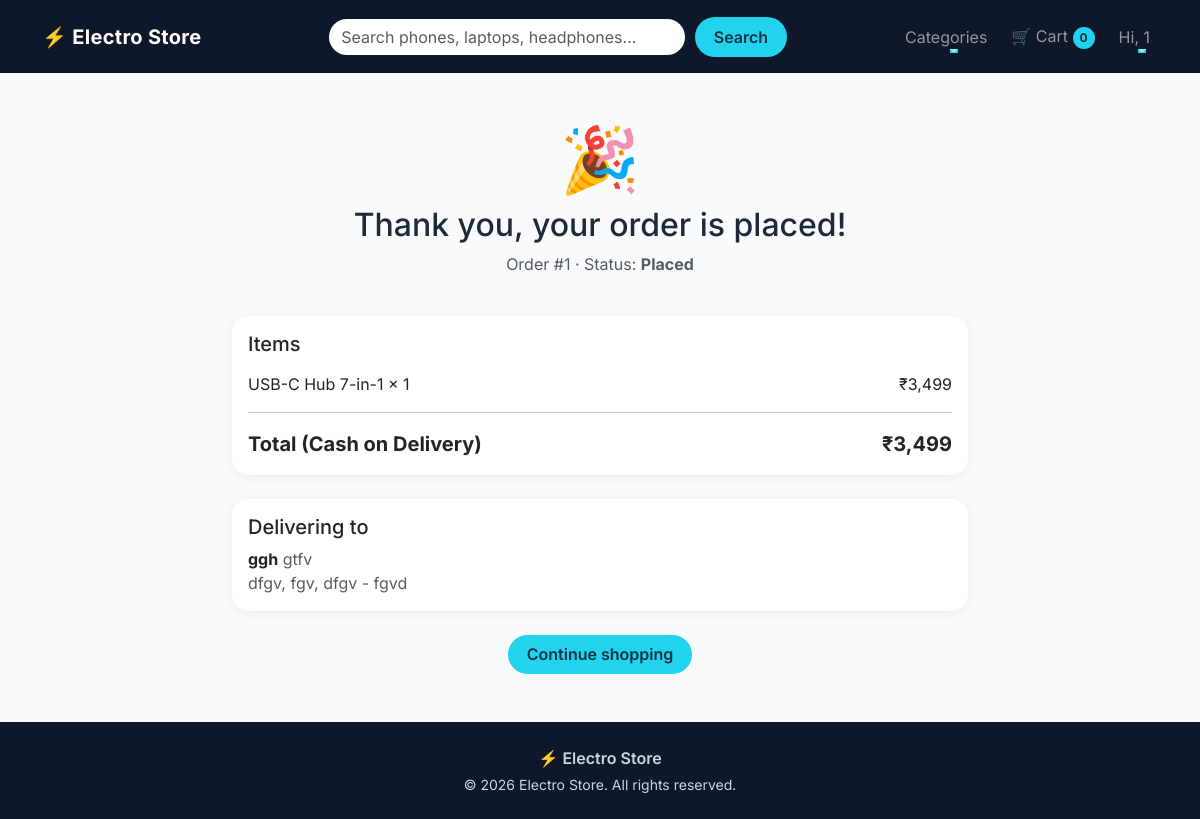
The page /orders/success/1/ (signed in) on the database as committed earlier.
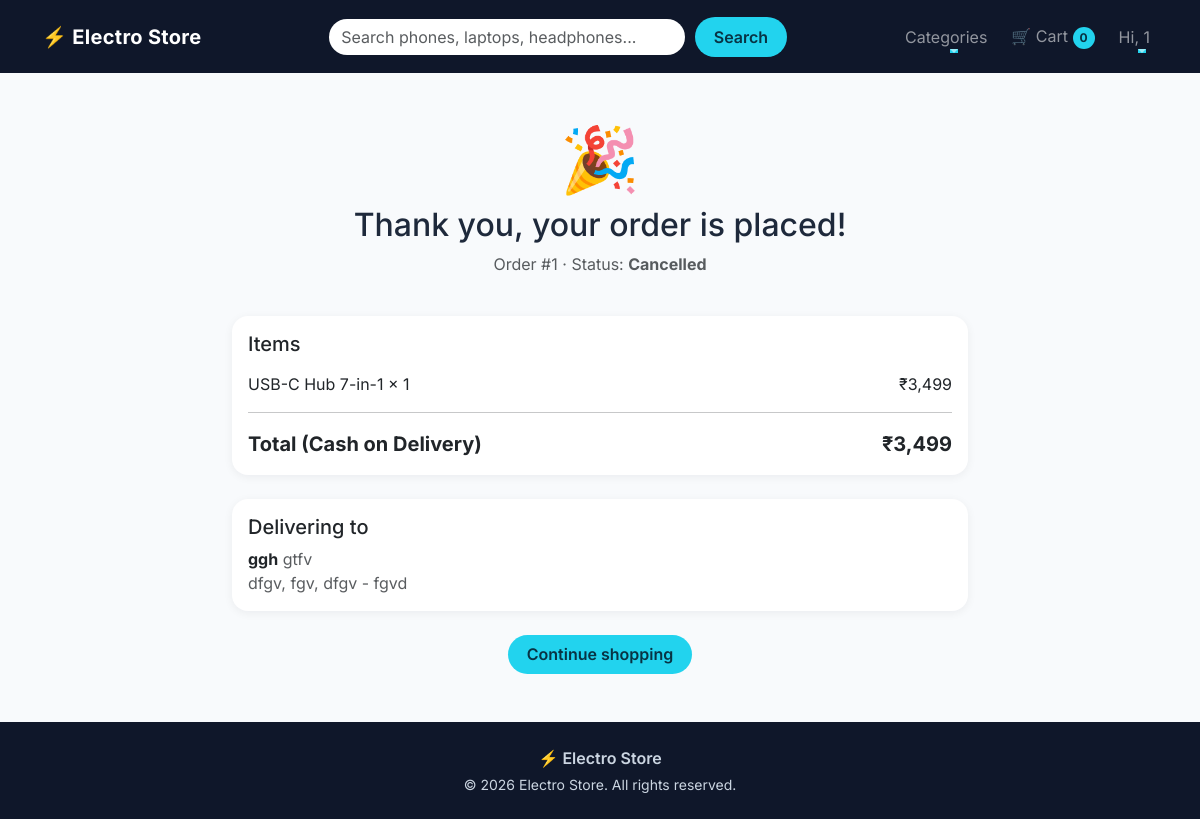
The same page on the database as committed later.
### orders/models.py (models this page shows, shortened)
class Order(models.Model):
    STATUS_CHOICES = [
        ('PLACED', 'Placed'),
        ('SHIPPED', 'Shipped'),
        ('OUT_FOR_DELIVERY', 'Out for delivery'),
        ('DELIVERED', 'Delivered'),
        ('CANCELLED', 'Cancelled'),
    ]
    user = models.ForeignKey(
        settings.AUTH_USER_MODEL,
        on_delete=models.CASCADE,
        related_name='orders'
    )
    full_name = models.CharField(max_length=100)
    phone = models.CharField(max_length=15)
    address_line = models.CharField(max_length=255)
    city = models.CharField(max_length=100)
    state = models.CharField(max_length=100)
    pincode = models.CharField(max_length=10)
    total_amount = models.DecimalField(max_digits=10, decimal_places=2)
    status = models.CharField(
        max_length=20,
        choices=STATUS_CHOICES,
        default='PLACED'
    )
    created_at = models.DateTimeField(auto_now_add=True)
    class Meta:
        ordering = ['-created_at']

### orders/views.py (the view)
@login_required
def order_success_view(request, order_id):
    order = get_object_or_404(
        Order,
        id=order_id,
        user=request.user
    )
    return render(
        request,
        'orders_templates/order_success.html',
        {'order': order}
    )

### cart/context_processors.py (called while the page is built)
def cart_count(request):
    count = 0
    if request.user.is_authenticated:
        cart = Cart.objects.filter(user=request.user).first()
        if cart:
            count = cart.total_items
    return {'cart_count': count}

### cart/models.py (called while the page is built)
    @property
    def total_items(self):
        return sum(item.quantity for item in self.items.all())

### orders/models.py (called while the page is built)
    @property
    def subtotal(self):
        return self.price * self.quantity

### store/context_processors.py (called while the page is built)
def categories(request):
    return {'nav_categories' : Category.objects.all()}

def wishlist_ids(request):
    if request.user.is_authenticated:
        ids = set(
            Wishlist.objects.filter(
                user=request.user
            ).values_list('product_id', flat=True)
        )
    else:
        ids = set()
    return {'wishlist_ids': ids}

### templates/orders_templates/order_success.html (shortened to what this page needs)
{% extends 'base.html' %}
{% load humanize %}
{% block content %}
<div class="text-center py-4">
  <p class="display-3 mb-2">🎉</p>
  <h2>Thank you, your order is placed!</h2>
  <p class="text-muted">Order #{{ order.id }} &middot; Status: <strong>{{ order.get_status_display }}</strong></p>
</div>
<div class="row justify-content-center">
  <div class="col-lg-8">
    <div class="card cart-summary mb-4">
      <div class="card-body">
        <h5 class="mb-3">Items</h5>
        {% for item in order.items.all %}
        <div class="d-flex justify-content-between mb-2">
          <span>{{ item.product_name }} x {{ item.quantity }}</span>
          <span>₹{{ item.subtotal|floatformat:0|intcomma }}</span>
        </div>
        {% endfor %}
        <hr>
        <div class="d-flex justify-content-between fw-bold fs-5">
          <span>Total (Cash on Delivery)</span>
          <span>₹{{ order.total_amount|floatformat:0|intcomma }}</span>
        </div>
      </div>
    </div>
    <div class="card cart-summary mb-4">
      <div class="card-body">
        <h5 class="mb-2">Delivering to</h5>
        <strong>{{ order.full_name }}</strong> <span class="text-muted">{{ order.phone }}</span>
        <p class="mb-0 text-muted">{{ order.address_line }}, {{ order.city }}, {{ order.state }} - {{ order.pincode }}</p>
      </div>
    </div>
    <div class="text-center">
      <a href="{% url 'store:product_list' %}" class="btn btn-accent">Continue shopping</a>
    </div>
  </div>
</div>
{% endblock %}

Rows that differ between the two databases and show on the page:
changed Order "ggh": status "Placed" → "Cancelled"
